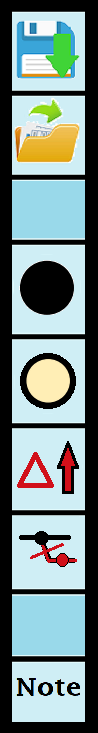
#> input picture python source files/img/toolbar.png, 98 x 733 px
$ python fritjofv1.py
#> lines starting #> are read from the running program, lines starting #| are printed output that depends on the picture
### python source files/util.py
# -*- coding: utf-8 -*-
"""
Created on Wed Sep 18 17:14:32 2019

@author: Thibault Vieu
"""
import webbrowser

def convert_coord_to_nb(coord):
    return coord[0]*11+coord[1]

def nb_to_coord(c):
    return int(c/11),c-int(c/11)*11

def removecom(variations):
    res = []
    for v in variations:
        res.append(v[0])
    return res

# [9 lines left out: function addnote, not called in this run]

### python source files/view.py
# -*- coding: utf-8 -*-
"""
Created on Wed Sep 18 17:14:32 2019

@author: Thibault Vieu
"""
from math import sqrt
import warnings
with warnings.catch_warnings():
    warnings.filterwarnings("ignore",category=DeprecationWarning)
    import matplotlib.pyplot as plt
    import matplotlib.patches as pat
    from matplotlib.offsetbox import OffsetImage, AnnotationBbox
    plt.rcParams['toolbar'] = 'None'
    try:
        plt.rcParams['keymap.quit'].remove('q')
    except:
        pass
    try:
        plt.rcParams['keymap.fullscreen'].remove('f')
    except:
        pass
    try:
        plt.rcParams['keymap.save'].remove('s')
    except:
        pass

from util import *

def drawboard(board,selection,arrows,ax,sizewin):
    n = len(board)
    ax.add_patch(pat.Rectangle((-0.9,-0.9),11.8,11.8,facecolor='k',edgecolor='none'))
    ax.add_patch(pat.Rectangle((-0.5,-0.5),11,11,facecolor='#fbf9f4',edgecolor='none'))
    ax.add_patch(pat.Rectangle((-0.5,-0.5),1,1,color='grey'))
    ax.add_patch(pat.Rectangle((-0.5,9.5),1,1,color='grey'))
    ax.add_patch(pat.Rectangle((9.5,-0.5),1,1,color='grey'))
    ax.add_patch(pat.Rectangle((9.5,9.5),1,1,color='grey'))
    ax.add_patch(pat.Rectangle((4.5,4.5),1,1,color='grey'))
    for i in range(n):
        ax.plot([-0.5,10.5],[i-1/2,i-1/2],color='k')
        ax.plot([i-1/2,i-1/2],[-0.5,10.5],color='k')
        for j in range(n):
            if(board[i][j]==-1):
                ax.add_patch(pat.Circle((i,j),0.35,color='k'))
            if(board[i][j]==1):
                ax.add_patch(pat.Circle((i,j),0.35,color='k'))
                ax.add_patch(pat.Circle((i,j),0.28,color='#ffeeb5'))
            if(board[i][j]==2):
                im = plt.imread('img/king.png')
                oi = OffsetImage(im, zoom = 0.085*sizewin)
                box = AnnotationBbox(oi, (i,j), frameon=False)
                ax.add_artist(box)
            if(board[i][j]==3):
                ax.plot([i],[j],marker='x',color='r',markersize=25)
                ax.plot([i],[j],marker='o',markerfacecolor='none', markeredgecolor='k',markersize=30,markeredgewidth=3)
            if(board[i][j]==-3):
                ax.plot([i],[j],marker='x',color='r',markersize=25)
                ax.plot([i],[j],marker='o',color='k',markersize=30)

    if(convert_coord_to_nb(selection)!=1000):
        ax.plot([selection[0]-0.5,selection[0]+0.5],[selection[1]-0.5,selection[1]-0.5],color='r')
        ax.plot([selection[0]-0.5,selection[0]+0.5],[selection[1]+0.5,selection[1]+0.5],color='r')
        ax.plot([selection[0]-0.5,selection[0]-0.5],[selection[1]-0.5,selection[1]+0.5],color='r')
        ax.plot([selection[0]+0.5,selection[0]+0.5],[selection[1]-0.5,selection[1]+0.5],color='r')

    for i in range(len(arrows)):
        if type(arrows[i])==int:
            x,y = nb_to_coord(arrows[i])
            ax.plot(x,y,marker='^',markeredgecolor='r',markersize=15,markeredgewidth=3,fillstyle='none')
        if type(arrows[i])==tuple:
            x1,y1 = nb_to_coord(arrows[i][0])
            x2,y2 = nb_to_coord(arrows[i][1])
            l=0.4
            dx = (x2-x1)*(1-l/sqrt((x2-x1)**2+(y2-y1)**2))
            dy = (y2-y1)*(1-l/sqrt((x2-x1)**2+(y2-y1)**2))
            ax.arrow(x1,y1,dx*1,dy*1,head_width=0.4, head_length=l, fc='r', ec='r', width=0.1, zorder=10)
    alpha = ['a','b','c','d','e','f','g','h','i','j','k']
    shift = 1.3
    for i in range(len(alpha)):
        ax.text(i-0.15,-shift,alpha[i],fontsize=14)
        ax.text(-shift-0.1*(i+1>=10),i-0.15,i+1,fontsize=14)

def showhelpbutton(ax):
    ax.add_patch(pat.Rectangle((0.225,0.66),0.28,0.3,facecolor='#e5f6fe',edgecolor='k'))
    ax.text(0.26,0.75,"Help",fontsize=12)

def buildtree(variations,i_reader):
    n = len(variations)
    depth = 0
    move = 0
    vertices = [(0,0,0)]
    edges = []
    for i in range(1,n-1):
        element = variations[i]
        if element != '{' and element != '}':
            j = 1
            if (variations[i-j] =='}' or variations[i-j] =='{') and i>1:
                compt = 0
                while (compt > 0 or variations[i-j] =='}' or variations[i-j] =='{') and i-j>0:
                    if variations[i-j]=='}':
                        compt+=1
                    if variations[i-j]=='{' and compt>0:
                        compt-=1
                    j+=1
            edges.append((i-j,i))
            move = abs(caracvertice(i-j,vertices)[1])+1
            if i==i_reader:
                move = -move
            vertices.append((i,depth,move))
        if element =='{':
            depth+=1
        if element =='}':
            depth-=1
    if i_reader==0:
        vertices[0] = (0,0,-1)
    return vertices,edges

# [10 lines left out: functions isvertice, caracvertice, not called in this run]

def plottree(vertices,edges,shift,ax,x,size,factorx,factory,warning):
    listlabels=[(0,(0+0.05-shift)/factory,'0',0)]
    movemax = 0
    movei=0
    yi = 0
    ax.plot([-1.5,-1],[-1.5,-5],color='w')
    l = [(0,0)]
    l1 = [0]
    for v in range(max(vertices)[0]):
        l1.append(1)
    y = 0
    for e in edges:
        y = - caracvertice(e[1],vertices)[0]
        test = True
        while test:
            test2 = False
            for j in range(e[0]+1,e[1]+1):
                if isvertice(j,vertices):
                    move = abs(caracvertice(j,vertices)[1])
                    if (move,y) in l:
                        test2 = True
            if test2==True:
                y -= 1
            test = test2
        y1 = l1[e[0]]
        if(y>y1):
            y=y1
        move = caracvertice(e[1],vertices)[1]
        l.append((abs(move),y))
        l1[e[1]] = y
        c='k'
        if move<0:
            move=-move
            movei=move
            yi = y
            c='r'
        ax.plot([(move-1)/factorx,move/factorx],[(y1-shift)/factory,(y-shift)/factory],color='k',marker=None)
        ax.plot([move/factorx],[(y-shift)/factory],marker='o',markerfacecolor=c,color=c)
        listlabels.append((move/factorx,(y+0.05-shift)/factory,move,e[1]))
        if move>movemax:
            movemax=move
    if vertices[0][2] < 0:
        ax.plot([0],[-shift/factory],color='r',marker='o')
    else:
        ax.plot([0],[-shift/factory],color='k',marker='o')
    if x>movemax/factorx-size/2 and x!=-100:
        x = movemax/factorx-size/2
    if x<-1 and x!=-100:
        x = -1
    if x==-100 and movei/factorx>size-2:
        x=movei/factorx-1-size+2
    if x==-100 and movei/factorx<=size-2:
        x=-1
    ax.set_xlim(x+0.6,x+size+0.6)
    ax.set_ylim(yi-8,yi+2)
    for lab in listlabels:
        if lab[0]>x+0.6 and lab[1]<yi+2:
            ax.text(lab[0],lab[1],lab[2])
    if warning:
        ax.add_patch(pat.Rectangle((0.15,0.4),0.65,0.3,transform=ax.transAxes,edgecolor='r',linewidth=4,facecolor='w',zorder=4))
        ax.text(0.15,0.5,"          Press enter to confirm the suppression \n      of the current variation and all its subvariations.\n           Click or type any other key to cancel.",family='Arial',fontsize=14,zorder=5,transform=ax.transAxes)

    return x,listlabels

def showcom(variations,i_reader,ax,f,com):
    bbox = ax.get_window_extent().transformed(f.dpi_scale_trans.inverted())
    width = bbox.width
    split = int(width*8)
    ax.add_patch(pat.Rectangle((0,0.045),0.95,0.91,edgecolor='k',linewidth=4,facecolor='#fffaf5'))
    if com:
        ax.add_patch(pat.Rectangle((0.1,0.4),0.6,0.3,edgecolor='k',linewidth=4,facecolor='w',zorder=4))
        ax.text(0.2,0.5,"Enter your note in the editor\n Save and close the editor \n Double click to validate",family='Arial',fontsize=14,zorder=5)
    if variations[i_reader][0]!=-1:
        text = variations[i_reader][2]
    else:
        text = variations[i_reader][4]
    if len(text)<split:
        ax.text(0.1,0.2,text,transform=ax.transAxes,fontsize=13,family='fantasy')
    else:
        comment = ""
        dosplit=False
        for i in range(len(text)):
            comment+=text[i]
            if 1.*i/split==int(i/split) and i!=0:
                dosplit=True
            if text[i]==' ' and dosplit:
                comment=comment[:-1]+'\n'
                dosplit=False
        ax.text(0.1,0.2,comment,transform=ax.transAxes,fontsize=13,family='fantasy')

def showtoolbar(ax,sizewin):
    im = plt.imread('img/toolbar.png')
    oi = OffsetImage(im, zoom = 0.425*sizewin)
    box = AnnotationBbox(oi, (0.4,0.622), frameon=False)
    ax.add_artist(box)

# [19 lines left out: function plothelp, not called in this run]

def drawwindow(f,ax,sizewin,board,variations,selection,arrows,i_reader,x,size,factor,com,warning,showhelp):
    (ax1,ax2,ax3,ax4,ax5) = ax
    (vertices,edges) = buildtree(removecom(variations),i_reader)
    shift = 3
    factorx = factor
    factory = factor/2
    x,listlabels = plottree(vertices,edges,shift,ax2,x,size,factorx,factory,warning)
    drawboard(board,selection,arrows,ax1,sizewin)
    showtoolbar(ax4,sizewin)
    showcom(variations,i_reader,ax3,f,com)
    showhelpbutton(ax5)
    if showhelp:
        plothelp(ax1)
    return x,listlabels


### python source files/init.py
# -*- coding: utf-8 -*-
"""
Created on Wed Sep 18 17:14:32 2019

@author: Thibault Vieu
"""
def init_board():
    board = [[0,0,0,-1,-1,-1,-1,-1,0,0,0],
             [0,0,0,0,0,-1,0,0,0,0,0],
             [0,0,0,0,0,0,0,0,0,0,0],
             [-1,0,0,0,0,1,0,0,0,0,-1],
             [-1,0,0,0,1,1,1,0,0,0,-1],
             [-1,-1,0,1,1,2,1,1,0,-1,-1],
             [-1,0,0,0,1,1,1,0,0,0,-1],
             [-1,0,0,0,0,1,0,0,0,0,-1],
             [0,0,0,0,0,0,0,0,0,0,0],
             [0,0,0,0,0,-1,0,0,0,0,0],
             [0,0,0,-1,-1,-1,-1,-1,0,0,0]]
    return board

def initialize():
    selection = -1000
    variations = [['{',[],""],['}',[],""]]
    i_reader = 0
    board = init_board()
    return selection, board, i_reader, variations

### python source files/fritjofv1.py
# -*- coding: utf-8 -*-
"""
Created on Thu Sep 19 16:00:58 2019

@author: Thibault Vieu
"""
import warnings
with warnings.catch_warnings():
    warnings.filterwarnings("ignore",category=DeprecationWarning)
    import matplotlib.pyplot as plt

from view import drawwindow
from init import initialize
from moves import playmove,add_move
from util import *
from variations import *
from filegestion import *
from edit import *

plt.ion()
global selection, board, i_reader, variations, x, factor, com, rightselection

#variations is a list containing lists representing each node of the variations tree.
#The first element of variations[i] gives the type of node:
# '{' -> splitting
# '}' -> end of branch
# -1  -> the position has been modified by hand
# (X1,X2,l) -> the pawn previously in X1 has been moved to X2, and l contains the list of captures.
#The second element of variations[i] gives the arrows and markers (integers are markers and tuples are arrows)
#The third element of variations[i] gives the notes entered by the user,
#    except when the position has been modified by hand (-1): in this case it gives
#    the lists of the pawns added and removed by hand, and the fourth element gives the notes.

def updateplot(ax1,ax2,ax3,ax4,ax5):
    global x,listlabels
    size = 10
    if variations[i_reader][0]!=-1:
        arrows=variations[i_reader][1]
    else:
        arrows=variations[i_reader][3]
    ax1.clear()
    ax2.clear()
    ax3.clear()
    ax4.clear()
    ax5.clear()
    ax1.set_axis_off()
    ax2.set_axis_off()
    ax3.set_axis_off()
    ax4.set_axis_off()
    ax5.set_axis_off()
    x,listlabels = drawwindow(f,(ax1,ax2,ax3,ax4,ax5),sizewin,board,variations,nb_to_coord(abs(selection)),arrows,i_reader,x,size,factor,com,warning,showhelp)
#> in showtoolbar, im is the input picture: shape (733, 98, 4) float32; mean R, G, B, A 0.47, 0.541, 0.535, 1
    f.canvas.draw()

# [159 lines left out: functions onclick, onreleasedclick, on_key, onscroll, resize, not called in this run]

if __name__ == '__main__':
    f=plt.figure("Fritjof v1 - Hnefatafl game review",figsize=(15,8))
    try:
#        figManager = plt.get_current_fig_manager()
#        figManager.window.setWindowIcon(QtGui.QIcon('D:\\T2\\HN\\fritjof_v1\\icon.ico'))
        thismanager = plt.get_current_fig_manager()
        thismanager.window.wm_iconbitmap("icon.ico")
    except:
        pass

    whw,whh = 0.53,1.
    ax1 = f.add_axes([0., 0., whw, whh ])
    ax2 = f.add_axes([whw+0.05*whw, 0., 1.-whw, 1-0.4*whh ])
    ax3 = f.add_axes([whw+0.1*whw, 1-0.45*whh,1.-whw-0.1*whw, 0.4*whh ])
    ax4 = f.add_axes([whw-0.05*whw, 1-0.8*whh,0.1*whw, 0.8*whh-0.025*whh])
    ax5 = f.add_axes([0.,1-0.1*whh,0.2*whw,0.1*whh ])
    x,factor = -1,2
    rightselection, edit = -1000, 1
    selection, board, i_reader, variations = initialize()
    listlabels = []
    bbox = ax1.get_window_extent().transformed(f.dpi_scale_trans.inverted())
    wh0,sizewin = bbox.width,1.
    com,warning,showhelp = False,False,False
    updateplot(ax1,ax2,ax3,ax4,ax5)
    active = True
    while active:
        if plt.get_fignums():
            if not com:
                f.canvas.mpl_connect('key_press_event', on_key)
                f.canvas.mpl_connect('button_press_event', onclick)
                f.canvas.mpl_connect('button_release_event', onreleasedclick)
                f.canvas.mpl_connect('scroll_event',onscroll)
                f.canvas.mpl_connect('resize_event',resize)
                plt.waitforbuttonpress()
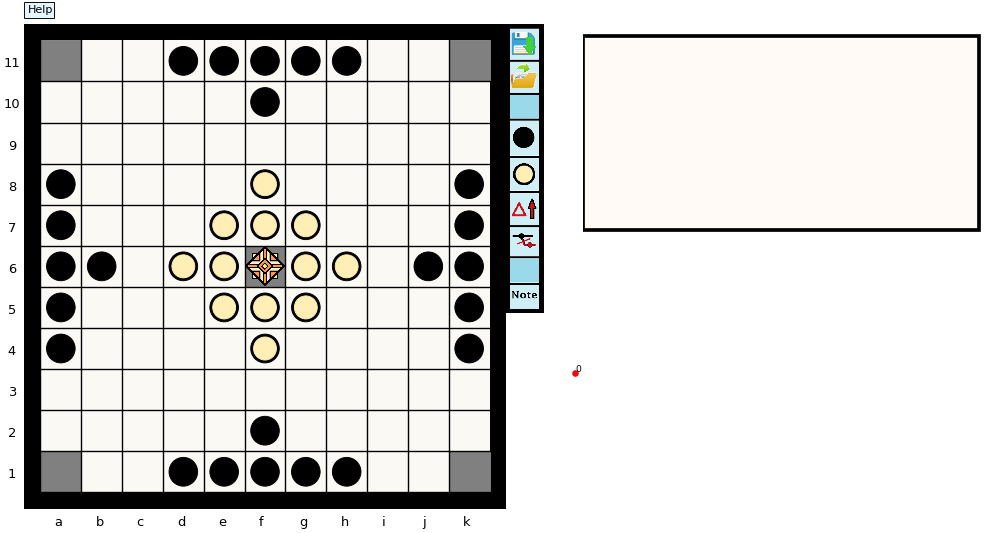
#> figure drawn by matplotlib, 4 panels
            if com:
                plt.waitforbuttonpress()
                com=False
                file= open("_tempcom.txt","r")
                contents =file.read()
                if variations[i_reader][0]!=-1:
                    variations[i_reader][2]=contents
                else:
                    variations[i_reader][4]=contents
                file.close()
        else:
            active=False
